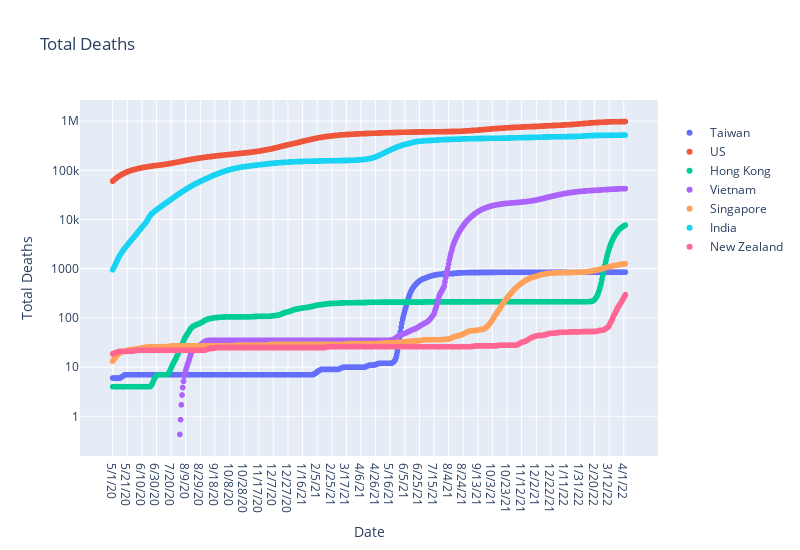

The notebook cell this image was saved under:
### Code cell
ploty_line('Total Deaths', log_plot=True)

### Figure 1 — Plotly figure (JSON) as saved in the notebook; plotly's stock layout.template omitted (floating-point values rounded to 4 significant figures; data arrays with more than 128 entries replaced by an {"elided": "..."} marker saying what was removed)
{"data": [{"hovertemplate": " =Taiwan<br>Date=%{x}<br>Total Deaths=%{y}<extra></extra>", "legendgroup": "Taiwan", "marker": {"color": "#636efa", "symbol": "circle"}, "mode": "markers", "name": "Taiwan", "showlegend": true, "type": "scattergl", "x": {"elided": "703 str values"}, "xaxis": "x", "y": {"elided": "703 float values"}, "yaxis": "y"}, {"hovertemplate": " =US<br>Date=%{x}<br>Total Deaths=%{y}<extra></extra>", "legendgroup": "US", "marker": {"color": "#EF553B", "symbol": "circle"}, "mode": "markers", "name": "US", "showlegend": true, "type": "scattergl", "x": {"elided": "703 str values"}, "xaxis": "x", "y": {"elided": "703 float values"}, "yaxis": "y"}, {"hovertemplate": " =Hong Kong<br>Date=%{x}<br>Total Deaths=%{y}<extra></extra>", "legendgroup": "Hong Kong", "marker": {"color": "#00cc96", "symbol": "circle"}, "mode": "markers", "name": "Hong Kong", "showlegend": true, "type": "scattergl", "x": {"elided": "703 str values"}, "xaxis": "x", "y": {"elided": "703 float values"}, "yaxis": "y"}, {"hovertemplate": " =Vietnam<br>Date=%{x}<br>Total Deaths=%{y}<extra></extra>", "legendgroup": "Vietnam", "marker": {"color": "#ab63fa", "symbol": "circle"}, "mode": "markers", "name": "Vietnam", "showlegend": true, "type": "scattergl", "x": {"elided": "703 str values"}, "xaxis": "x", "y": {"elided": "703 float values"}, "yaxis": "y"}, {"hovertemplate": " =Singapore<br>Date=%{x}<br>Total Deaths=%{y}<extra></extra>", "legendgroup": "Singapore", "marker": {"color": "#FFA15A", "symbol": "circle"}, "mode": "markers", "name": "Singapore", "showlegend": true, "type": "scattergl", "x": {"elided": "703 str values"}, "xaxis": "x", "y": {"elided": "703 float values"}, "yaxis": "y"}, {"hovertemplate": " =India<br>Date=%{x}<br>Total Deaths=%{y}<extra></extra>", "legendgroup": "India", "marker": {"color": "#19d3f3", "symbol": "circle"}, "mode": "markers", "name": "India", "showlegend": true, "type": "scattergl", "x": {"elided": "703 str values"}, "xaxis": "x", "y": {"elided": "703 float values"}, "yaxis": "y"}, {"hovertemplate": " =New Zealand<br>Date=%{x}<br>Total Deaths=%{y}<extra></extra>", "legendgroup": "New Zealand", "marker": {"color": "#FF6692", "symbol": "circle"}, "mode": "markers", "name": "New Zealand", "showlegend": true, "type": "scattergl", "x": {"elided": "703 str values"}, "xaxis": "x", "y": {"elided": "703 float values"}, "yaxis": "y"}], "layout": {"height": 550, "legend": {"title": {"text": " "}, "tracegroupgap": 0}, "showlegend": true, "title": {"text": "Total Deaths"}, "width": 800, "xaxis": {"anchor": "y", "domain": [0, 1], "title": {"text": "Date"}}, "yaxis": {"anchor": "x", "domain": [0, 1], "title": {"text": "Total Deaths"}, "type": "log"}}}
